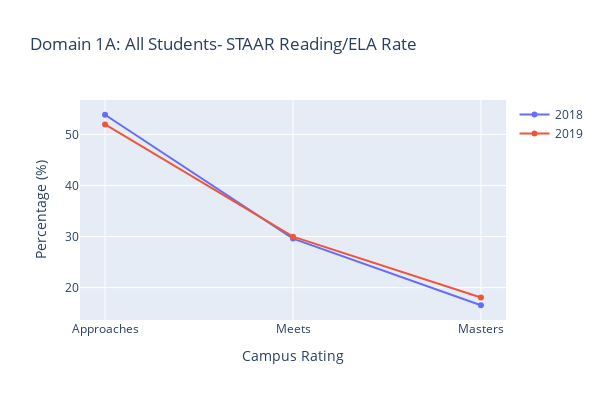

Notebook code cell kept with this figure:
### Code cell
import chart_studio.plotly as py
import chart_studio.tools as tls
import plotly.graph_objects as go

# Define the parameters and their average values for each year
parameters = ['Approaches', 'Meets', 'Masters']
average_values_2018 = [average_value_app18, average_value_me18, average_value_ma18]
average_values_2019 = [average_value_app, average_value_me, average_value_ma]

# Calculate the percentage values
total_values_2018 = sum(average_values_2018)
total_values_2019 = sum(average_values_2019)
percentage_values_2018 = [value / total_values_2018 * 100 for value in average_values_2018]
percentage_values_2019 = [value / total_values_2019 * 100 for value in average_values_2019]

# Create trace for 2018
trace_2018 = go.Scatter(x=parameters, y=percentage_values_2018, mode='lines+markers', name='2018',
                        text=[f'{value:.2f}%' for value in percentage_values_2018], hoverinfo='text')

# Create trace for 2019
trace_2019 = go.Scatter(x=parameters, y=percentage_values_2019, mode='lines+markers', name='2019',
                        text=[f'{value:.2f}%' for value in percentage_values_2019], hoverinfo='text')

# Define layout
layout = go.Layout(title='Domain 1A: All Students- STAAR Reading/ELA Rate', xaxis=dict(title='Campus Rating'),
                   yaxis=dict(title='Percentage (%)'), height=400, width=600)  # Adjust height and width as needed

# Create figure
fig1 = go.Figure(data=[trace_2018, trace_2019], layout=layout)

# Show plot
fig1.show()

# Set up your Chart Studio credentials
username = "Elodie0712"
api_key = "4JtjjzywCOnMbZCAFYYg"
tls.set_credentials_file(username=username, api_key=api_key)

# Upload the plot to Plotly Chart Studio
py.plot(fig1, filename="Domain_1A", auto_open=True, fileopt='overwrite')

### Figure 1 — Plotly figure (JSON) as saved in the notebook; plotly's stock layout.template omitted (floating-point values rounded to 4 significant figures)
{"data": [{"hoverinfo": "text", "mode": "lines+markers", "name": "2018", "text": ["53.85%", "29.60%", "16.55%"], "type": "scatter", "x": ["Approaches", "Meets", "Masters"], "y": [53.85, 29.6, 16.55]}, {"hoverinfo": "text", "mode": "lines+markers", "name": "2019", "text": ["51.95%", "29.98%", "18.07%"], "type": "scatter", "x": ["Approaches", "Meets", "Masters"], "y": [51.95, 29.98, 18.07]}], "layout": {"height": 400, "title": {"text": "Domain 1A: All Students- STAAR Reading/ELA Rate"}, "width": 600, "xaxis": {"title": {"text": "Campus Rating"}}, "yaxis": {"title": {"text": "Percentage (%)"}}}}
